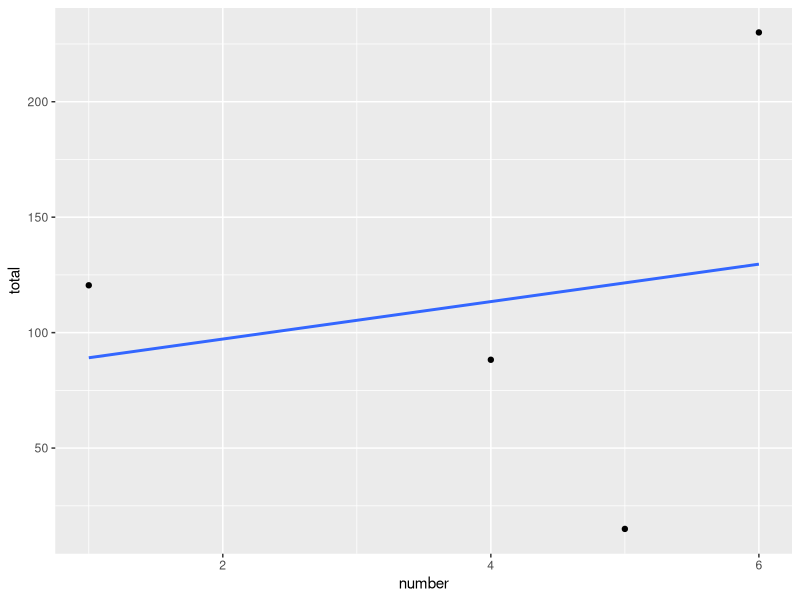

R code for this plot:
# R: load orders, summarise with dplyr, and fit a small model.
library(dplyr)
library(ggplot2)

REORDER_POINT <- 25

orders <- data.frame(
  number = 1:6,
  total  = c(120.5, 42, 0, 88.25, 15, 230),
  status = factor(c("paid", "pending", "cancelled", "paid", "paid", "paid"))
)

describe <- function(o) {
  ifelse(o$status == "paid", sprintf("#%d paid %.2f", o$number, o$total), sprintf("#%d %s", o$number, o$status))
}

summary_by_status <- orders %>%
  group_by(status) %>%
  summarise(n = n(), revenue = sum(total), .groups = "drop") %>%
  arrange(desc(revenue))

print(summary_by_status)
cat(describe(orders), sep = "\n")

paid <- orders[orders$status == "paid", ]
fit <- lm(total ~ number, data = paid)
cat("slope:", round(coef(fit)[["number"]], 3), "\n")

if (nrow(paid) > 3) {
  p <- ggplot(paid, aes(number, total)) + geom_point() + geom_smooth(method = "lm", se = FALSE)
  ggsave("revenue.png", p, width = 5, height = 3)
}
